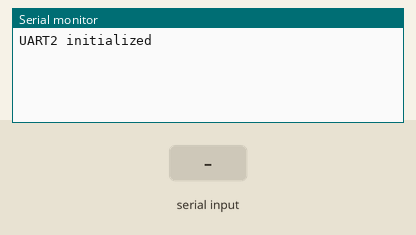
Simulated run of this sketch. Board: ESP32. Parts: the last lines printed to the serial monitor. Inputs (shaded band) come from the test bench.

Above: at 1.2 s.
1.3 s: "1\n" received over the second serial link
At 2.5 s:
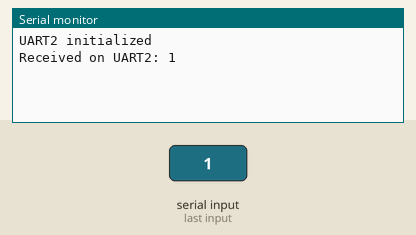
2.8 s: "0\n" received over the second serial link
At 4.0 s:
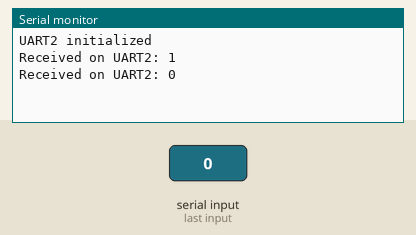

Measured:
- after the input at 1.3 s, the serial monitor: prints a new line at once (image 1)
- after the input at 2.8 s, the serial monitor: prints a new line at once (image 2)

The sketch:

esp32_uart.ino
```cpp
// Define the UART2 pins
#define RXD2 16
#define TXD2 17

void setup() {
  // Initialize the Serial Monitor
  Serial.begin(115200);

  // Initialize UART2
  Serial2.begin(9600, SERIAL_8N1, RXD2, TXD2);

  Serial.println("UART2 initialized");
}

void loop() {
  // Check if data is available on UART2
  if (Serial2.available()) {
    // Read data from UART2 and print it to the Serial Monitor
    String incomingData = Serial2.readStringUntil('\n');
    Serial.print("Received on UART2: ");
    Serial.println(incomingData);
  }

  // Send data to UART2
  if (Serial.available()) {
    // Read data from the Serial Monitor
    String dataToSend = Serial.readStringUntil('\n');
    // Send it over UART2
    Serial2.println(dataToSend);
  }

  delay(100);
}
```
